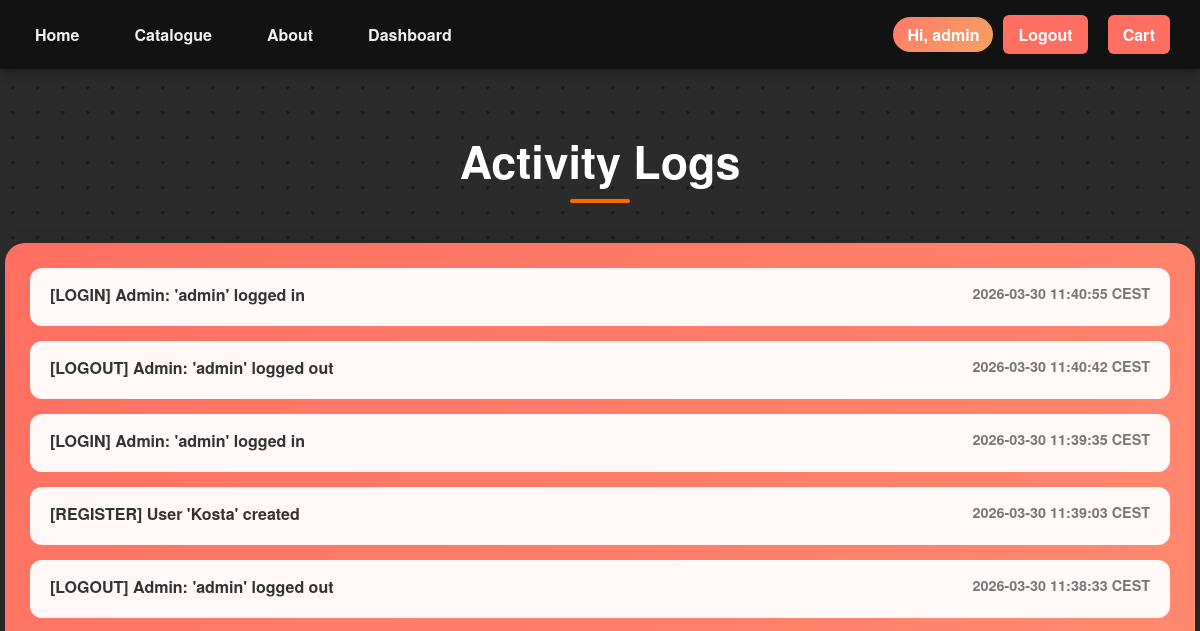
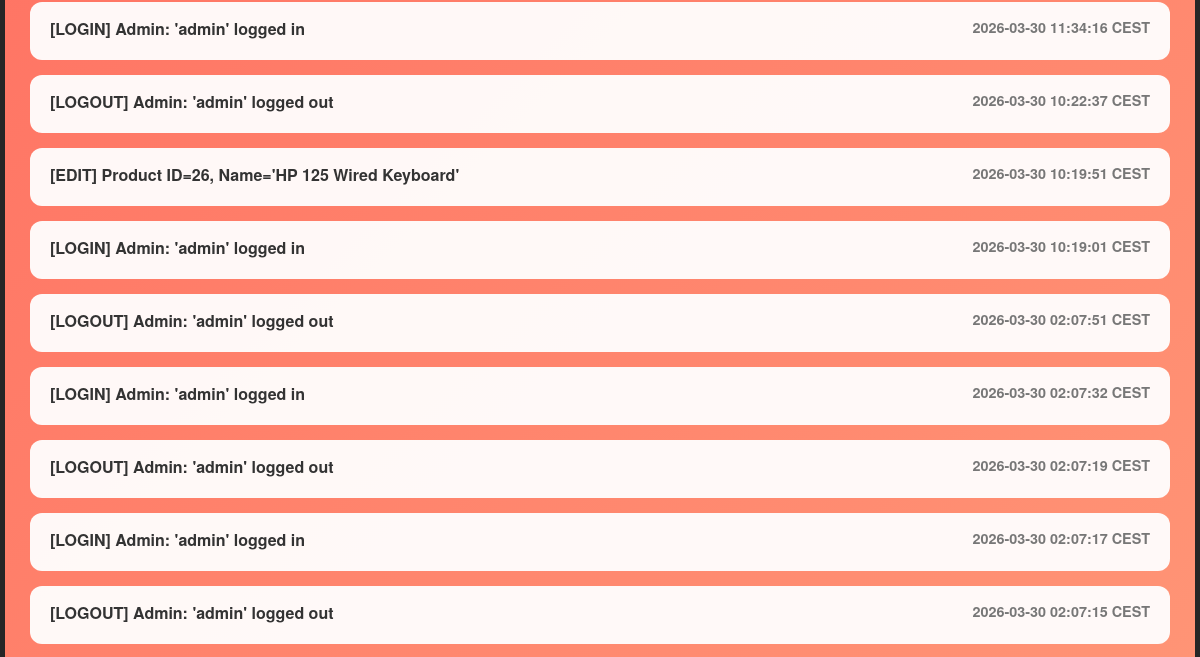
/dashboard/logs (signed in, upper part), run on an earlier commit of the app's database (2 pictures, top to bottom).
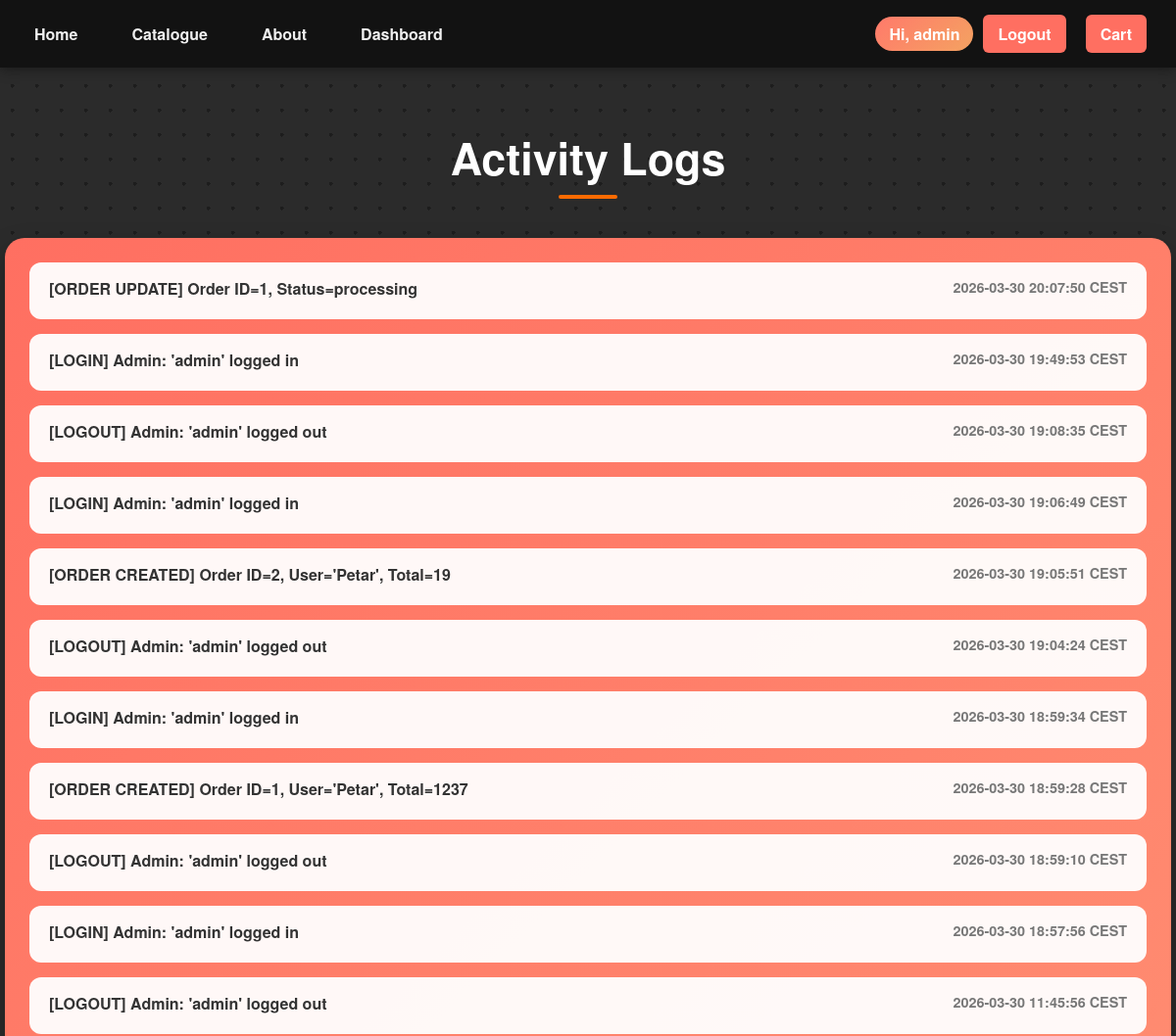
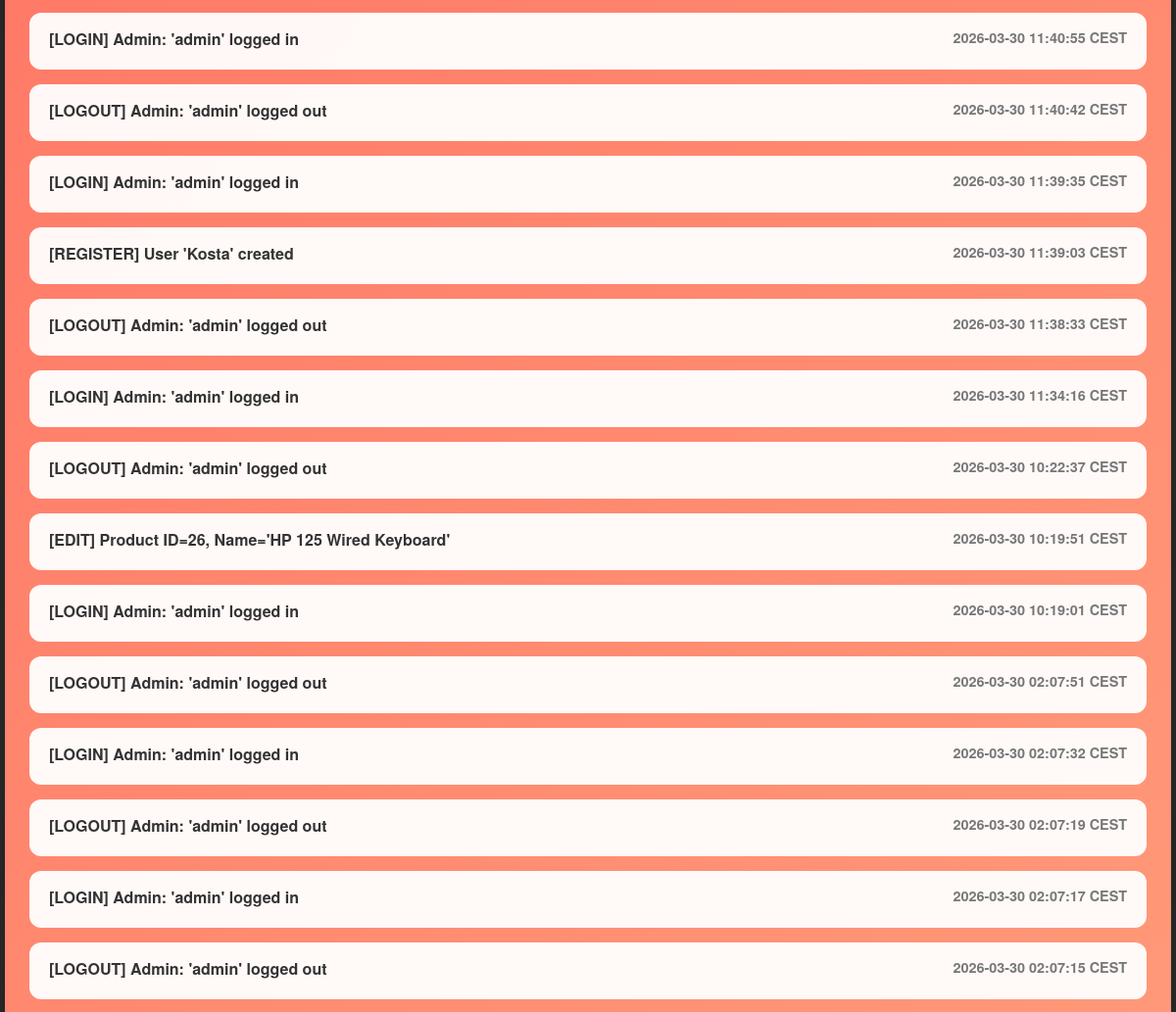
And on a later commit of the database (2 pictures, top to bottom).
### models.py (models this page shows)
class Log(Base):
    __tablename__ = "logs"
    id = Column(Integer, primary_key=True)
    action = Column(String(255), nullable=False)
    user_id = Column(Integer)
    username = Column(String(120))
    timestamp = Column(DateTime, default=lambda: datetime.now(skopje_tz))

### app.py (the view)
@app.route("/dashboard/logs")
@admin_required
def logs():
    logs = db_session.query(Log).order_by(Log.timestamp.desc()).all()
    return render_template("logs.html", logs=logs)

### templates/logs.html (shortened to what this page needs)
{% extends "layout.html" %}
{% block extra_css %}
<link rel="stylesheet" href="{{ url_for('static', filename='css/logs.css') }}">
{% endblock %}
{% block content %}
<h1 class="logs-title">Activity Logs</h1>
<div class="logs-container">
    {% for log in logs %}
        <div class="log-item {{ log.action }}">
            <div class="log-top">
                <span class="log-action">{{ log.action }}</span>
                <span class="log-time">{{ log.timestamp.strftime('%Y-%m-%d %H:%M:%S') }} CEST</span>
            </div>
        </div>
    {% else %}
        <p class="no-logs">No logs found.</p>
    {% endfor %}
</div>
{% endblock %}

### templates/layout.html (shortened to what this page needs)
<!DOCTYPE html>
<html lang="en">
<head>
    <link rel="stylesheet" href="{{ url_for('static', filename='css/style.css') }}">
    {% block extra_css %}{% endblock %}
</head>
<body>
<nav class="nav">
    <div class="nav-container">
        <a href="{{ url_for('home') }}">Home</a>
        <a href="{{ url_for('catalogue') }}">Catalogue</a>
        <a href="{{ url_for('about') }}">About</a>
        {% if session.get('is_admin') %}
            <a href="{{ url_for('dashboard') }}">Dashboard</a>
        {% endif %}
    </div>
    <div class="cart-container">
    {% if session.user_id %}
        <span class="nav-user">Hi, {{ session.username }}</span>
        <a href="{{ url_for('logout') }}">Logout</a>
    {% else %}
        <a href="{{ url_for('login') }}">Account</a>
    {% endif %}
        <a href="{{ url_for('cart') }}">Cart</a>
</div>
</nav>
{% block content %}
{% endblock %}
</body>
</html>

### static/css/style.css (style rules this page uses)
.nav { background-color: #121212; color: #f0f0f0; padding: 15px 20px; display: flex; justify-content: space-between; align-items: center; font-family: 'Helvetica Neue', Helvetica, Arial, sans-serif; box-shadow: 0 2px 12px rgba(0, 0, 0, 0.4); position: sticky; top: 0; z-index: 1000; }
.nav a { color: #f0f0f0; text-decoration: none; margin-right: 25px; font-weight: bold; padding: 8px 15px; border-radius: 6px; transition: all 0.3s ease; }
.nav-container, .cart-container { display: flex; align-items: center; }
.cart-container { gap: 10px; }
.cart-container a { margin-right: 10px; font-weight: bold; padding: 8px 15px; border-radius: 6px; background-color: #ff6f61; color: #fff; display: flex; align-items: center; gap: 8px; transition: all 0.3s ease; }
.nav-user { padding: 6px 14px; border-radius: 999px; background: linear-gradient(135deg, #ff7a6b, #f4a261); color: white; font-weight: 600; }

### static/css/logs.css (style rules this page uses)
body { background-color: #2b2b2b; background-image: radial-gradient(circle, #555 2px, transparent 2px); background-size: 25px 25px; background-blend-mode: overlay; font-family: 'Helvetica Neue', Helvetica, Arial, sans-serif; color: #fff; margin: 0; animation: moveDots 10s linear infinite; }
.logs-title { text-align: center; font-size: 2.8rem; font-weight: 700; margin: 60px 0 50px; position: relative; }
.logs-title::after { content: ""; position: absolute; bottom: -10px; left: 50%; transform: translateX(-50%); width: 60px; height: 4px; background: #ff6b00; border-radius: 2px; }
.logs-container { width: 95%; max-width: 1200px; margin: 0 auto 60px; padding: 25px; background: linear-gradient(135deg, #ff6f61, #ffb085); border-radius: 20px; box-shadow: 0 15px 30px rgba(0,0,0,0.25); }
.log-item { background: rgba(255,255,255,0.95); color: #333; padding: 15px 20px; border-radius: 12px; margin-bottom: 15px; transition: 0.3s; }
.log-top { display: flex; justify-content: space-between; font-weight: bold; margin-bottom: 5px; }
.log-time { font-size: 0.9rem; color: #777; }
html, body { height: 100%; margin: 0; }
body { display: flex; flex-direction: column; }

What changed in the data, as far as the page shows it:
added Log: action "[ORDER UPDATE] Order ID=1, Status=processing", timestamp "2026-03-30 20:07:50"
added Log: action "[LOGIN] Admin: 'admin' logged in", timestamp "2026-03-30 19:49:53"
added Log: action "[LOGOUT] Admin: 'admin' logged out", timestamp "2026-03-30 19:08:35"
added Log: action "[LOGIN] Admin: 'admin' logged in", timestamp "2026-03-30 19:06:49"
added Log: action "[ORDER CREATED] Order ID=2, User='Petar', Total=19", timestamp "2026-03-30 19:05:51"
added Log: action "[LOGOUT] Admin: 'admin' logged out", timestamp "2026-03-30 19:04:24"
added Log: action "[LOGIN] Admin: 'admin' logged in", timestamp "2026-03-30 18:59:34"
added Log: action "[ORDER CREATED] Order ID=1, User='Petar', Total=1237", timestamp "2026-03-30 18:59:28"
added Log: action "[LOGOUT] Admin: 'admin' logged out", timestamp "2026-03-30 18:59:10"
added Log: action "[LOGIN] Admin: 'admin' logged in", timestamp "2026-03-30 18:57:56"
added Log: action "[LOGOUT] Admin: 'admin' logged out", timestamp "2026-03-30 11:45:56"
